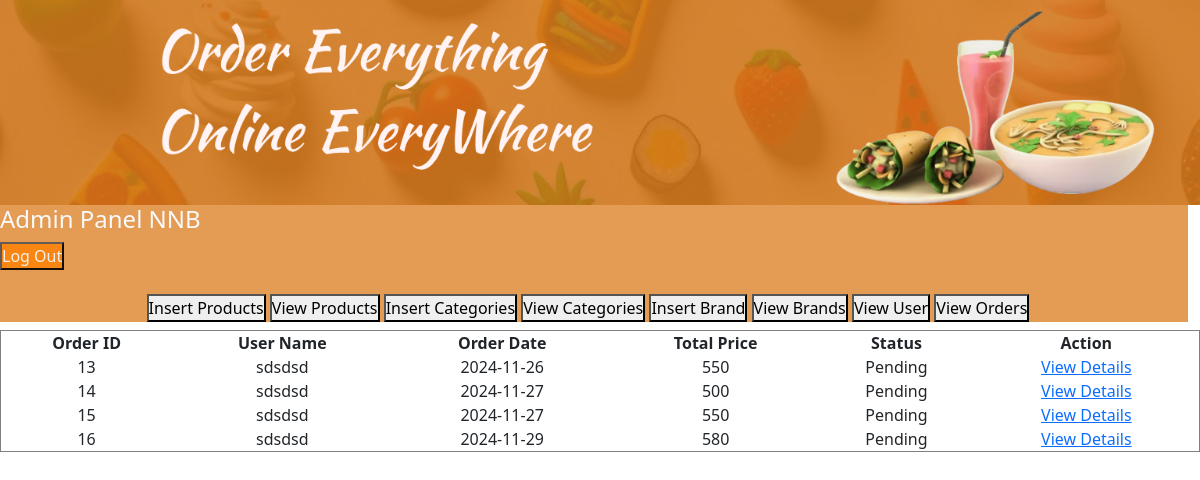
Page /admin_area/index.php?view_order on the committed database.
### tables this page shows
CREATE TABLE `orders` (
  `Order_id` int(11) NOT NULL,
  `user_name` varchar(11) NOT NULL,
  `order_date` date NOT NULL DEFAULT current_timestamp(),
  `Total Price` int(11) NOT NULL,
  `Status` varchar(50) NOT NULL
);

### admin_area/view_order.php (the view, shortened to what this page needs)
<?php
$servername = "localhost";
$username = "root";
$password = "";
$dbname = "blinkmart";
$conn = new mysqli($servername, $username, $password, $dbname);
$sql = "SELECT * FROM orders";
$result = $conn->query($sql);
if ($result->num_rows > 0) {
    echo "<table border='1' style='width:100%; text-align:center;'>";
    echo "<tr>
            <th>Order ID</th>
            <th>User Name</th>
            <th>Order Date</th>
            <th>Total Price</th>
            <th>Status</th>
            <th>Action</th>
          </tr>";
    while ($row = $result->fetch_assoc()) {
        $order_id = $row["Order_id"];
        echo "<tr>
                <td>" . $order_id . "</td>
                <td>" . $row["user_name"] . "</td>
                <td>" . $row["order_date"] . "</td>
                <td>" . $row["Total Price"] . "</td>
                <td>" . $row["Status"] . "</td>
                <td><a href='index.php?order_detail=" . $order_id . "'>View Details</a></td>
              </tr>";
    }
    echo "</table>";
} else {
    echo "No orders found.";
}
?>

### style.css (style rules this page uses)
* { margin:0; padding:0; box-sizing: border-box; object-fit: contain; max-width: 100vw; }
body { overflow-x: hidden; }

### rows in the picture
orders: Order_id "13", user_name "sdsdsd", order_date "2024-11-26", Total Price "550", Status "Pending"
orders: Order_id "14", user_name "sdsdsd", order_date "2024-11-27", Total Price "500", Status "Pending"
orders: Order_id "15", user_name "sdsdsd", order_date "2024-11-27", Total Price "550", Status "Pending"
orders: Order_id "16", user_name "sdsdsd", order_date "2024-11-29", Total Price "580", Status "Pending"
